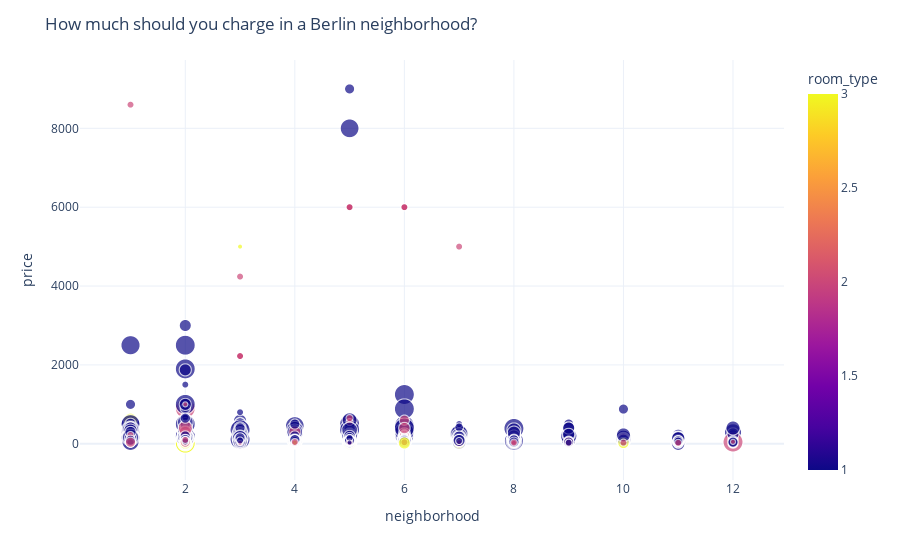

The notebook cell this image was saved under:
### Code cell
fig = px.scatter(df, x='neighborhood', y='price' 
                 ,size='accommodates' 
                 , hover_data=['bedrooms', 'wifi', 'cable_tv'] 
                 ,color= 'room_type')
fig.update_layout(template='plotly_white') 
fig.update_layout(title='How much should you charge in a Berlin neighborhood?')
fig.show()

### Figure 1 — Plotly figure (JSON) as saved in the notebook; plotly's stock layout.template omitted (floating-point values rounded to 4 significant figures; data arrays with more than 128 entries replaced by an {"elided": "..."} marker saying what was removed)
{"data": [{"customdata": {"elided": "21846x3 int values"}, "hovertemplate": "neighborhood=%{x}<br>price=%{y}<br>accommodates=%{marker.size}<br>bedrooms=%{customdata[0]}<br>wifi=%{customdata[1]}<br>cable_tv=%{customdata[2]}<br>room_type=%{marker.color}<extra></extra>", "legendgroup": "", "marker": {"color": {"elided": "21846 int values"}, "coloraxis": "coloraxis", "size": {"elided": "21846 int values"}, "sizemode": "area", "sizeref": 0.04, "symbol": "circle"}, "mode": "markers", "name": "", "showlegend": false, "type": "scattergl", "x": {"elided": "21846 int values"}, "xaxis": "x", "y": {"elided": "21846 int values"}, "yaxis": "y"}], "layout": {"coloraxis": {"colorbar": {"title": {"text": "room_type"}}, "colorscale": [[0, "#0d0887"], [0.1111, "#46039f"], [0.2222, "#7201a8"], [0.3333, "#9c179e"], [0.4444, "#bd3786"], [0.5556, "#d8576b"], [0.6667, "#ed7953"], [0.7778, "#fb9f3a"], [0.8889, "#fdca26"], [1, "#f0f921"]]}, "legend": {"itemsizing": "constant", "tracegroupgap": 0}, "margin": {"t": 60}, "title": {"text": "How much should you charge in a Berlin neighborhood?"}, "xaxis": {"anchor": "y", "domain": [0, 1], "title": {"text": "neighborhood"}}, "yaxis": {"anchor": "x", "domain": [0, 1], "title": {"text": "price"}}}}
